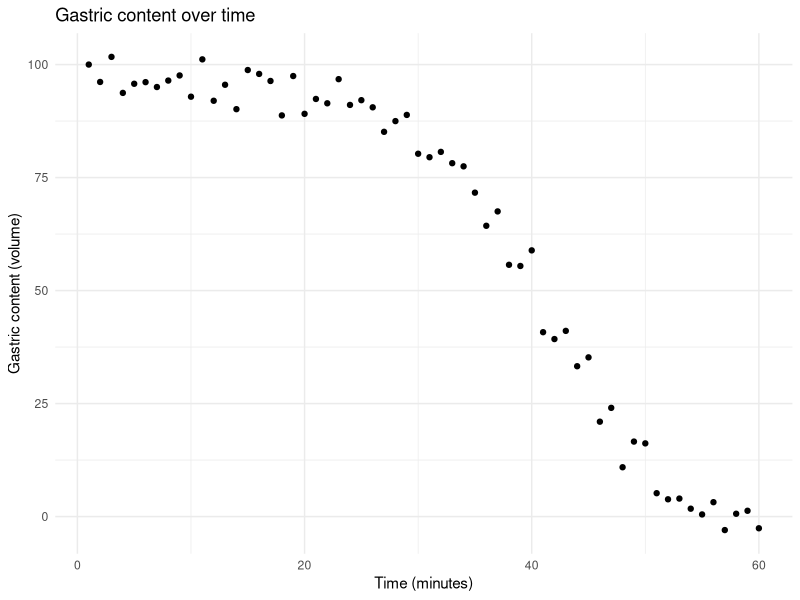
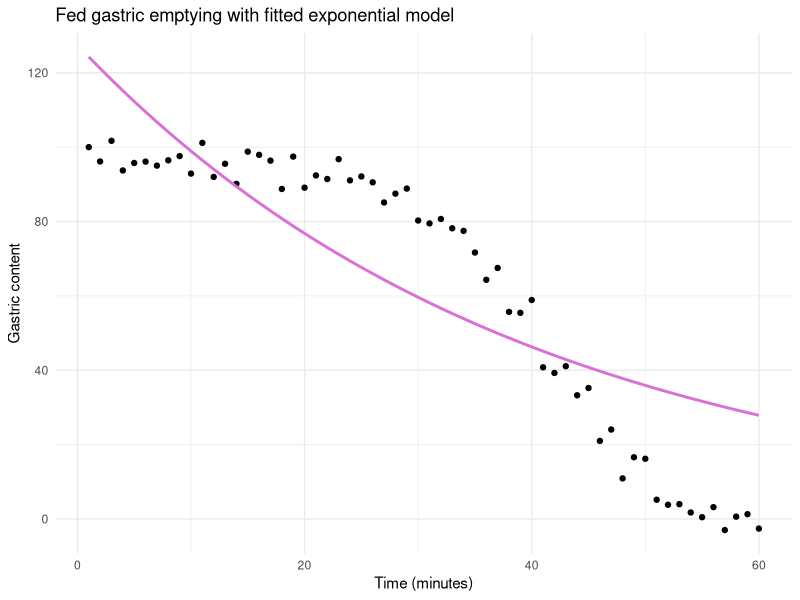
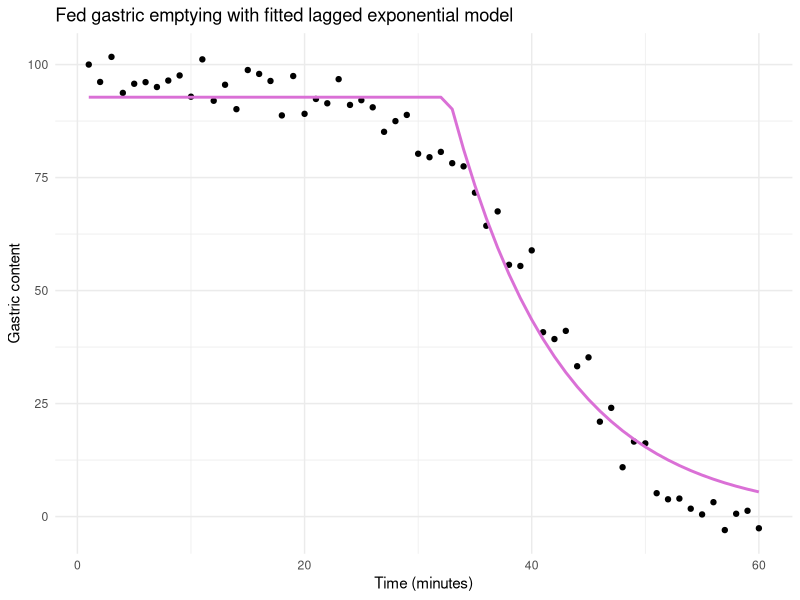
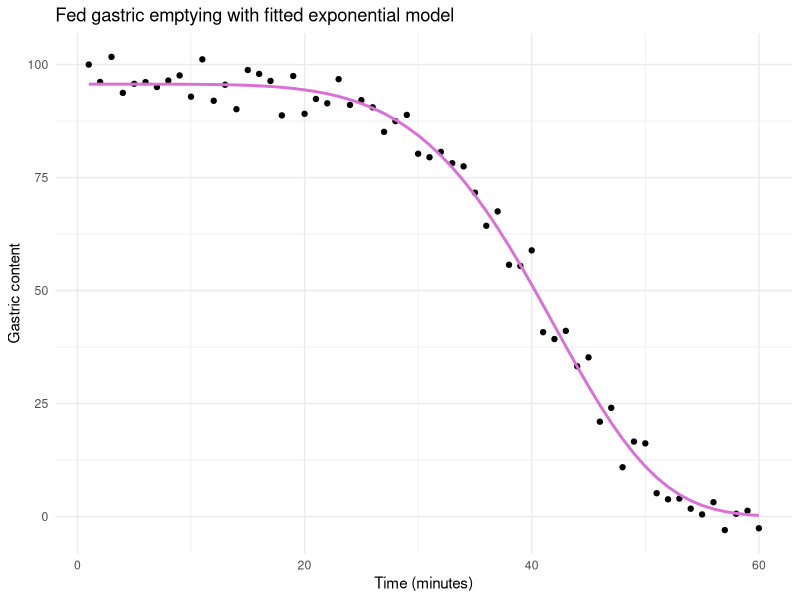

Generate these figures, in order, with R:
# Install packages
install.packages("pracma")

# Libraries
library(tidyverse)
library(ggplot2)
library(pracma)
data <- read.csv("data/Data_T2.csv")

# Plot data
ggplot(data, aes(x = Time, y = GE_fed)) + 
  geom_point() + 
  labs(title = "Gastric content over time", x = "Time (minutes)", y = "Gastric content (volume)") +
  theme_minimal()

# ------------------ Fit models ------------------------------------------------
exp_fit <- nls(GE_fed ~ GE0 * exp(-k * Time),
               data = data,
               start = list(GE0 = data$GE_fed[1], k = 0.01))

exp_lag_fit <- nls(GE_fed ~ ifelse(Time <= tlag, GE0, GE0 * exp(-k * (Time - tlag))),
                   data = data,
                   start = list(GE0 = data$GE_fed[1], k = 0.01, tlag = 2))

weib_fit <- nls(GE_fed ~ GE0 * exp(- (Time/alpha)^beta),
                data = data,
                start = list(GE0 = data$GE_fed[1], alpha = 50, beta = 1.2))

# ---------------- Exponential model -------------------------------------------
# Get predicted GE_fed values from the exponential model
pred_exp <- predict(exp_fit, newdata = data)

# Plot data against predited values
ggplot(data, aes(x = Time, y = GE_fed)) +
  geom_point() +
  geom_line(aes(x = Time, y = pred_exp), color = "orchid", linewidth = 1) +
  labs(title = "Fed gastric emptying with fitted exponential model",
       x = "Time (minutes)",
       y = "Gastric content") +
  theme_minimal()

# ---------------- Lagged exponential  model -----------------------------------
# Get predicted GE_fed values from the lagged exponential model
pred_exp_lag <- predict(exp_lag_fit, newdata = data)

# Plot
ggplot(data, aes(x = Time, y = GE_fed)) +
  geom_point() +
  geom_line(aes(y = pred_exp_lag), color = "orchid", linewidth = 1) +
  labs(title = "Fed gastric emptying with fitted lagged exponential model",
       x = "Time (minutes)",
       y = "Gastric content") +
  theme_minimal()

# ---------------- Weibull model -----------------------------------------------
# Get predicted GE_fed values from the weibull model
pred_weib <- predict(weib_fit, newdata = data)

# Plot data against predicted values
ggplot(data, aes(x = Time, y = GE_fed)) +
  geom_point() +
  geom_line(aes(x = Time, y = pred_weib), color = "orchid", linewidth = 1) +
  labs(title = "Fed gastric emptying with fitted exponential model",
       x = "Time (minutes)",
       y = "Gastric content") +
  theme_minimal()

# -------------- Comparison between models -------------------------------------
# Compare fits
fits <- list(exp = exp_fit, lag_exp = exp_lag_fit, weibull = weib_fit)
tibble(
  model = names(fits),
  AIC = sapply(fits, AIC),
  BIC = sapply(fits, BIC),
  RMSE = sapply(fits, function(m) sqrt(mean(resid(m)^2)))
)

# --------------- Secondary parameters -----------------------------------------

# Extract secondary parameter for half-life (weibull)
coef_weib <-  coef(weib_fit)

# Calculate half-life (weibull)
t_half_weib <- coef_weib["alpha"] * (log(2)) ^ (1 / coef_weib["beta"])


# Tlag - first time point where gastric content drops below 99% of initial value
initial_value <- data$GE_fed[1]
Tlag <- min(data$Time[data$GE_fed < 0.99 * initial_value])

# Tmax - time of maximum gastric content
Tmax <-  data$Time[which.max(data$GE_fed)]


# AUC - area under curve
AUC <- trapz(data$Time, data$GE_fed)


# Times for different observed volumes, based on initial value (not max value)
t_at_retention <- function(z) {
  approx(x = data$GE_fed/100, y = data$Time, xout = z)$y
}

t90 <- t_at_retention(0.9)
t50 <- t_at_retention(0.5)
t10 <- t_at_retention(0.1)
